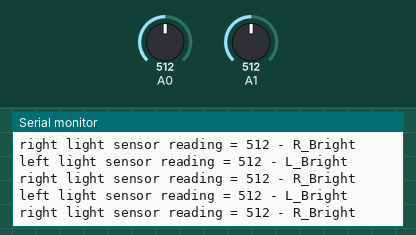
Recording of a sketch running on a simulated Arduino Uno, built with avr-gcc and run on an emulated ATmega328P. Parts: the last lines printed to the serial monitor. Inputs (shaded band) come from the test bench; at power-on: A0 = 512, A1 = 512.

Above: at 1.3 s.
1.4 s: A0 set to 490
At 1.92 s:
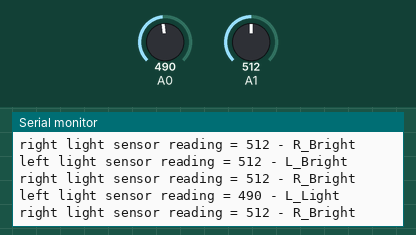
3.6 s: A1 set to 490
At 4.01 s:
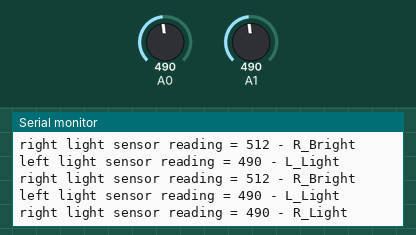
5.7 s: A0 set to 190
At 6.1 s:
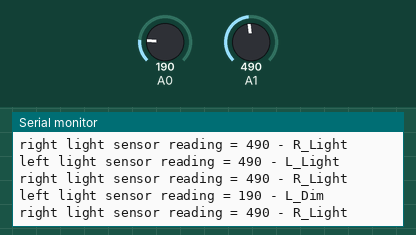
7.7 s: A1 set to 190
At 8.19 s:
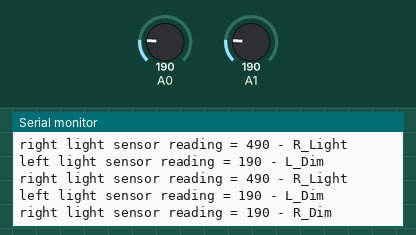
9.9 s: A0 set to 0
At 10.26 s:
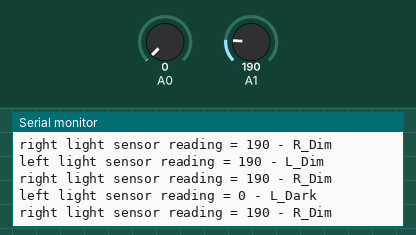
11.9 s: A1 set to 0
At 12.33 s:
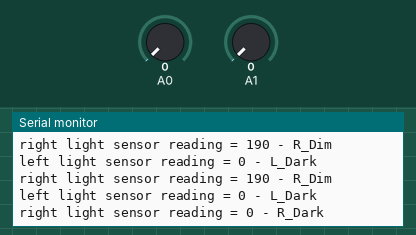

The sketch:

Line_Follower_test_code.ino
```cpp
void setup() {
  // initialize serial communication at 9600 bits per second:
  Serial.begin(9600);
}

void loop() {
  // reads the input on analog pin A0 (value between 0 and 1023)
  int left_light_s = analogRead(A0);
  int right_light_s = analogRead(A1);

  Serial.print("left light sensor reading = ");
  Serial.print(left_light_s);   // the raw analog reading

  // We'll have a few threshholds, qualitatively determined
  if (left_light_s < 10) {
    Serial.println(" - L_Dark");
  } else if (left_light_s < 200) {
    Serial.println(" - L_Dim");
  } else if (left_light_s < 500) {
    Serial.println(" - L_Light");
  } else if (left_light_s < 800) {
    Serial.println(" - L_Bright");
  } else {
    Serial.println(" - L_Very bright");
  }

  Serial.print("right light sensor reading = ");
  Serial.print(right_light_s);   // the raw analog reading

  if (right_light_s < 10) {
    Serial.println(" - R_Dark");
  } else if (right_light_s < 200) {
    Serial.println(" - R_Dim");
  } else if (right_light_s < 500) {
    Serial.println(" - R_Light");
  } else if (right_light_s < 800) {
    Serial.println(" - R_Bright");
  } else {
    Serial.println(" - R_Very bright");
  }

 // serial.printin(

  delay(500);
}
```

Measured:
- after the input at 1.4 s, the serial monitor: prints a new line after 0.18 s (image 1)
- after the input at 3.6 s, the serial monitor: prints a new line after 0.12 s (image 2)
- after the input at 5.7 s, the serial monitor: prints a new line after 0.07 s (image 3)
- after the input at 7.7 s, the serial monitor: prints a new line after 0.19 s (image 4)
- after the input at 9.9 s, the serial monitor: prints a new line at once (image 5)
- after the input at 11.9 s, the serial monitor: prints a new line after 0.14 s (image 6)
